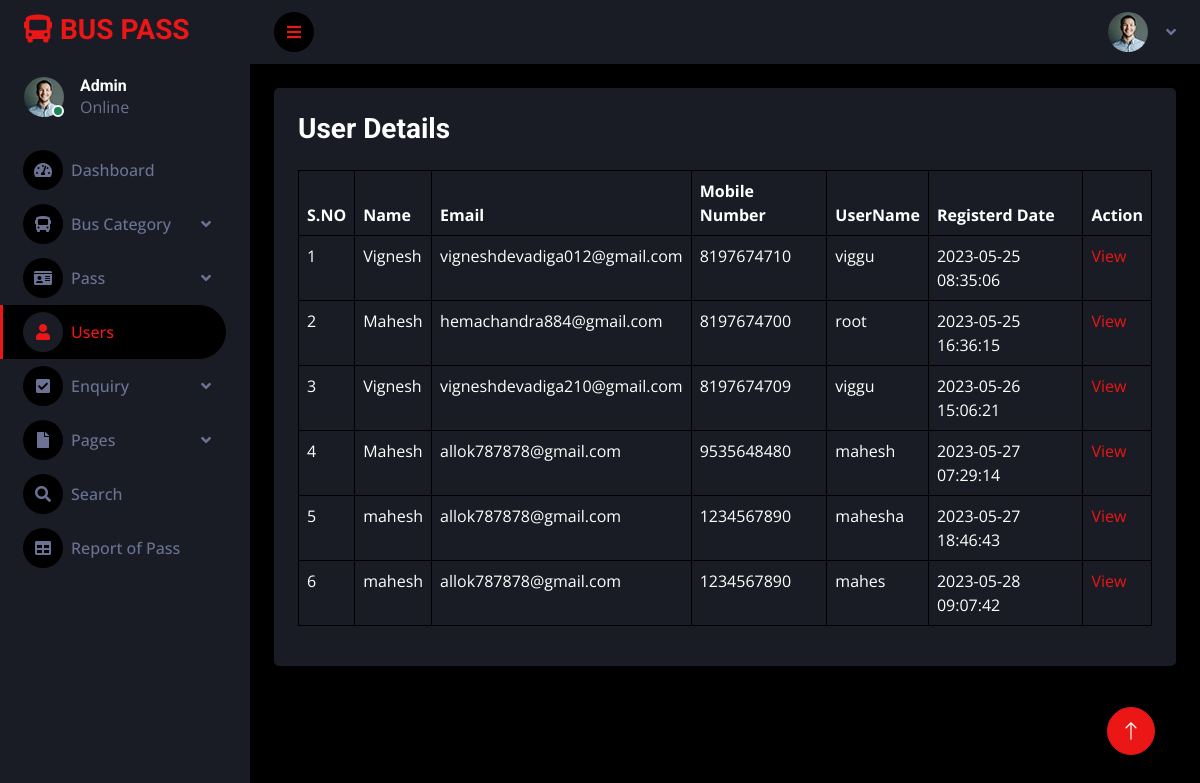
The page /admin/manage-user.php (signed in) on the database its author committed.
### tables this page shows
CREATE TABLE `tbluser` (
  `ID` int(11) NOT NULL,
  `Name` varchar(50) NOT NULL,
  `UserRegDate` timestamp NOT NULL DEFAULT current_timestamp(),
  `Email` varchar(100) NOT NULL,
  `MobileNumber` bigint(10) NOT NULL,
  `Password` varchar(50) NOT NULL,
  `UserName` varchar(100) NOT NULL
);

### admin/manage-user.php (the view, shortened to what this page needs)
<?php
include('includes/dbconnection.php');
if (strlen($_SESSION['bpmsaid']==0)) {
  header('location:logout.php');
  } else{
  ?>
<!DOCTYPE html>
<html lang="en">
<head>
    <link href="https://cdnjs.cloudflare.com/ajax/libs/font-awesome/5.10.0/css/all.min.css" rel="stylesheet">
    <link href="https://cdn.jsdelivr.net/npm/bootstrap-icons@1.4.1/font/bootstrap-icons.css" rel="stylesheet">
    <link href="lib/owlcarousel/assets/owl.carousel.min.css" rel="stylesheet">
    <link href="lib/tempusdominus/css/tempusdominus-bootstrap-4.min.css" rel="stylesheet" />
    <link href="css/bootstrap.min.css" rel="stylesheet">
    <link href="css/style.css" rel="stylesheet">
</head>
<body>
    <?php include('includes/sidebar3.php');?>
    <div class="content">
    <?php include_once('includes/header.php');?>
    <div class="container-fluid position-relative d-flex p-0">
        <div class="container-fluid pt-4 px-4">
        <div class="col-12">
                        <div class="bg-secondary rounded h-100 p-4">
                            <h3 class="mb-4">User Details</h3>
                            <table class="table table-bordered">
                                <thead>
                        <tr>
                        <th>S.NO</th>
                                           <th>Name</th>
                                            <th>Email</th>
                                            <th>Mobile Number</th>
                                            <th>UserName</th>
                                            <th>Registerd Date</th>
                                            <th>Action</th>
                                        </tr>
                                    </thead>
                                    <tbody>
                                        <?php
$sql="SELECT * from tbluser";
$query = $dbh -> prepare($sql);
$query->execute();
$results=$query->fetchAll(PDO::FETCH_OBJ);
$cnt=1;
if($query->rowCount() > 0)
{
foreach($results as $row)
{               ?>
                                       <tr>
                  <td><?php echo htmlentities($cnt);?></td>
                  <td><?php  echo htmlentities($row->Name);?></td>
                  <td><?php  echo htmlentities($row->Email);?></td>
                  <td><?php  echo htmlentities($row->MobileNumber);?></td>
                  <td><?php  echo htmlentities($row->UserName);?></td>
                  <td><?php  echo htmlentities($row->UserRegDate);?></td>
                  <td><a href="view-user-detail.php?viewid=<?php echo htmlentities ($row->ID);?>">View</a></td>
                </tr>
               <?php $cnt=$cnt+1;}} ?>
               </tbody>
                </table>
            </div>
        </div>
                    </div>
                    </div>
         <a href="#" class="btn btn-lg btn-primary btn-lg-square back-to-top"><i class="bi bi-arrow-up"></i></a>
    </body>
</html>
<?php }  ?>

### admin/includes/sidebar3.php (shortened to what this page needs)
<?php
include('includes/dbconnection.php');
?>
<!DOCTYPE html>
<html lang="en">
<head>
    <link href="https://cdnjs.cloudflare.com/ajax/libs/font-awesome/5.10.0/css/all.min.css" rel="stylesheet">
    <link href="https://cdn.jsdelivr.net/npm/bootstrap-icons@1.4.1/font/bootstrap-icons.css" rel="stylesheet">
    <link href="lib/owlcarousel/assets/owl.carousel.min.css" rel="stylesheet">
    <link href="lib/tempusdominus/css/tempusdominus-bootstrap-4.min.css" rel="stylesheet" />
    <link href="css/bootstrap.min.css" rel="stylesheet">
    <link href="css/style.css" rel="stylesheet">
</head>
<body>
 <div class="sidebar pe-4 pb-3">
            <nav class="navbar bg-secondary navbar-dark">
                <a href="dashboard.php" class="navbar-brand mx-4 mb-3">
                    <h3 class="text-primary"><i class="fa fa-bus me-2"></i>BUS PASS</h3>
                </a>
                <div class="d-flex align-items-center ms-4 mb-4">
                    <div class="position-relative">
                        <img class="rounded-circle" src="img/user.jpg" alt="" style="width: 40px; height: 40px;">
                        <div class="bg-success rounded-circle border border-2 border-white position-absolute end-0 bottom-0 p-1"></div>
                    </div>
                    <?php
                            $aid = $_SESSION['bpmsaid'];
                            $sql = "SELECT AdminName FROM tbladmin WHERE ID=:aid";
                            $query = $dbh->prepare($sql);
                            $query->bindParam(':aid', $aid, PDO::PARAM_STR);
                            $query->execute();
                            $results = $query->fetchAll(PDO::FETCH_OBJ);
                            if ($query->rowCount() > 0) {
                                foreach ($results as $row) {
                            ?>
                    <div class="ms-3">
                        <h6 class="mb-0"><?php echo $row->AdminName; ?></h6>
                        <span>Online</span>
                    </div>
                    <?php $cnt = $cnt + 1;
                                }
                            } ?>
                </div>
                <div class="navbar-nav w-100">
                    <a href="dashboard.php" class="nav-item nav-link"><i class="fa fa-tachometer-alt me-2"></i>Dashboard</a>
                    <div class="nav-item dropdown">
                        <a href="#" class="nav-link dropdown-toggle" data-bs-toggle="dropdown"><i class="fa fa-bus me-2"></i>Bus Category</a>
                    </div>
                    <div class="nav-item dropdown">
                        <a href="#" class="nav-link dropdown-toggle" data-bs-toggle="dropdown"><i class="fa fa-id-card me-2"></i>Pass</a>
                    </div>
                    <a href="manage-user.php" class="nav-item nav-link active"><i class="fa fa-user me-2"></i>Users</a>
                    <div class="nav-item dropdown">
                        <a href="#" class="nav-link dropdown-toggle" data-bs-toggle="dropdown"><i class="fa fa-check-square me-2"></i>Enquiry</a>
                    </div>
                    <div class="nav-item dropdown">
                        <a href="#" class="nav-link dropdown-toggle" data-bs-toggle="dropdown"><i class="fa fa-file me-2"></i>Pages</a>
                    </div>
                    <a href="search-pass.php" class="nav-item nav-link"><i class="fa fa-search me-2"></i>Search</a>
                    <a href="pass-bwdates-report.php" class="nav-item nav-link"><i class="fa fa-table me-2"></i>Report of Pass</a>
                </div>
            </nav>
        </div>
</body>
</html>

### admin/css/style.css (style rules this page uses)
:root { --primary: #EB1616; --secondary: #191C24; --light: #6C7293; --dark: #000000; }
.back-to-top { position: fixed; display: none; right: 45px; bottom: 45px; z-index: 99; }
.btn { transition: .5s; }
.btn-lg-square { width: 48px; height: 48px; }
.btn-square, .btn-sm-square, .btn-lg-square { padding: 0; display: inline-flex; align-items: center; justify-content: center; font-weight: normal; border-radius: 50px; }
.sidebar { position: fixed; top: 0; left: 0; bottom: 0; width: 250px; height: 100vh; overflow-y: auto; background: var(--secondary); transition: 0.5s; z-index: 999; }
.content { margin-left: 250px; min-height: 100vh; background: var(--dark); transition: 0.5s; }
@media (min-width: 992px) { .sidebar { margin-left: 0; } }
@media (min-width: 992px) { .content { width: calc(100% - 250px); } }
.sidebar .navbar .navbar-nav .nav-link { padding: 7px 20px; color: var(--light); font-weight: 500; border-left: 3px solid var(--secondary); border-radius: 0 30px 30px 0; outline: none; }
.sidebar .navbar .navbar-nav .nav-link:hover, .sidebar .navbar .navbar-nav .nav-link.active { color: var(--primary); background: var(--dark); border-color: var(--primary); }
.sidebar .navbar .navbar-nav .nav-link i { width: 40px; height: 40px; display: inline-flex; align-items: center; justify-content: center; background: var(--dark); border-radius: 40px; }
.sidebar .navbar .navbar-nav .nav-link:hover i, .sidebar .navbar .navbar-nav .nav-link.active i { background: var(--secondary); }
.sidebar .navbar .dropdown-toggle::after { position: absolute; top: 15px; right: 15px; border: none; content: "\f107"; font-family: "Font Awesome 5 Free"; font-weight: 900; transition: .5s; }

### rows shown on the page
tbluser: Name "Vignesh", Email "vigneshdevadiga012@gmail.com", MobileNumber "8197674710", UserName "viggu", UserRegDate "2023-05-25 08:35:06"
tbluser: Name "Mahesh", Email "hemachandra884@gmail.com", MobileNumber "8197674700", UserName "root", UserRegDate "2023-05-25 16:36:15"
tbluser: Name "Vignesh", Email "vigneshdevadiga210@gmail.com", MobileNumber "8197674709", UserName "viggu", UserRegDate "2023-05-26 15:06:21"
tbluser: Name "Mahesh", Email "allok787878@gmail.com", MobileNumber "9535648480", UserName "mahesh", UserRegDate "2023-05-27 07:29:14"
tbluser: Name "mahesh", Email "allok787878@gmail.com", MobileNumber "1234567890", UserName "mahesha", UserRegDate "2023-05-27 18:46:43"
tbluser: Name "mahesh", Email "allok787878@gmail.com", MobileNumber "1234567890", UserName "mahes", UserRegDate "2023-05-28 09:07:42"

### other values the page prints
$row->AdminName "Admin"
